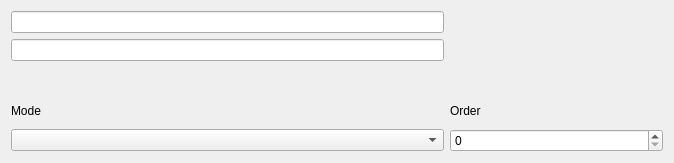
<?xml version="1.0" encoding="UTF-8"?>
<ui version="4.0">
 <class>Form</class>
 <widget class="QWidget" name="Form">
  <property name="geometry">
   <rect>
    <x>0</x>
    <y>0</y>
    <width>674</width>
    <height>163</height>
   </rect>
  </property>
  <property name="sizePolicy">
   <sizepolicy hsizetype="Preferred" vsizetype="Fixed">
    <horstretch>0</horstretch>
    <verstretch>0</verstretch>
   </sizepolicy>
  </property>
  <property name="windowTitle">
   <string>Form</string>
  </property>
  <layout class="QGridLayout" name="gridLayout">
   <item row="0" column="0" colspan="2">
    <widget class="QLineEdit" name="uiCollection">
     <property name="readOnly">
      <bool>true</bool>
     </property>
    </widget>
   </item>
   <item row="1" column="0" colspan="2">
    <widget class="QLineEdit" name="uiName">
     <property name="readOnly">
      <bool>true</bool>
     </property>
    </widget>
   </item>
   <item row="5" column="0" colspan="2">
    <widget class="QComboBox" name="uiSelectedMode"/>
   </item>
   <item row="5" column="2">
    <widget class="QSpinBox" name="uiOrder"/>
   </item>
   <item row="2" column="0">
    <widget class="QLabel" name="label_3">
     <property name="text">
      <string/>
     </property>
    </widget>
   </item>
   <item row="4" column="2">
    <widget class="QLabel" name="label_2">
     <property name="text">
      <string>Order</string>
     </property>
    </widget>
   </item>
   <item row="4" column="0">
    <widget class="QLabel" name="label">
     <property name="text">
      <string>Mode</string>
     </property>
    </widget>
   </item>
  </layout>
 </widget>
 <resources/>
 <connections/>
</ui>
